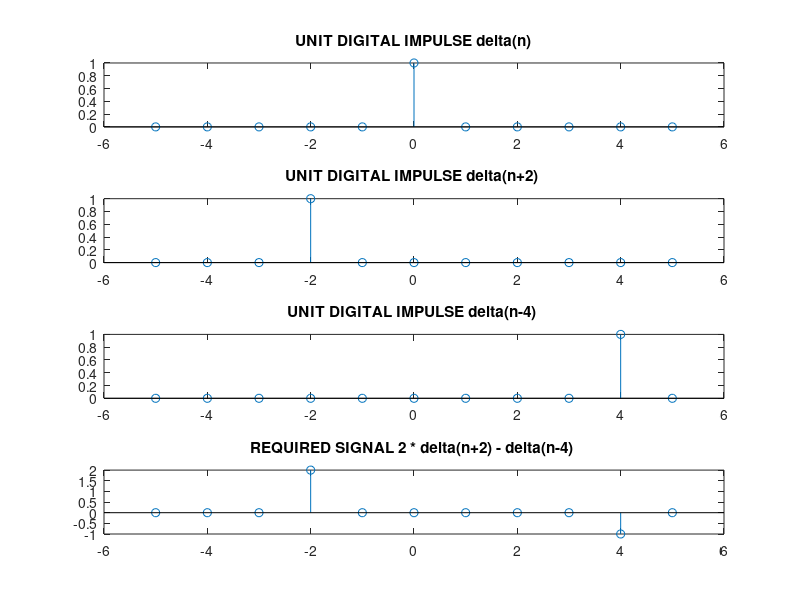

Here is the MATLAB script that generated this plot:
clear all;
clc;

plotter = zeros(4,11);
plotter(1,:) = -5:5;

plotter(2,6) = 1;
plotter(3,4) = 1;
plotter(4,10) = 1;

subplot(4,1,1),stem(plotter(1,:),plotter(2,:))
title('UNIT DIGITAL IMPULSE delta(n)');

subplot(4,1,2),stem(plotter(1,:),plotter(3,:))
title('UNIT DIGITAL IMPULSE delta(n+2) ');

subplot(4,1,3),stem(plotter(1,:),plotter(4,:))
title('UNIT DIGITAL IMPULSE delta(n-4) ');

subplot(4,1,4),stem(plotter(1,:),2*plotter(3,:)-plotter(4,:))
title('REQUIRED SIGNAL 2 * delta(n+2) - delta(n-4) ');